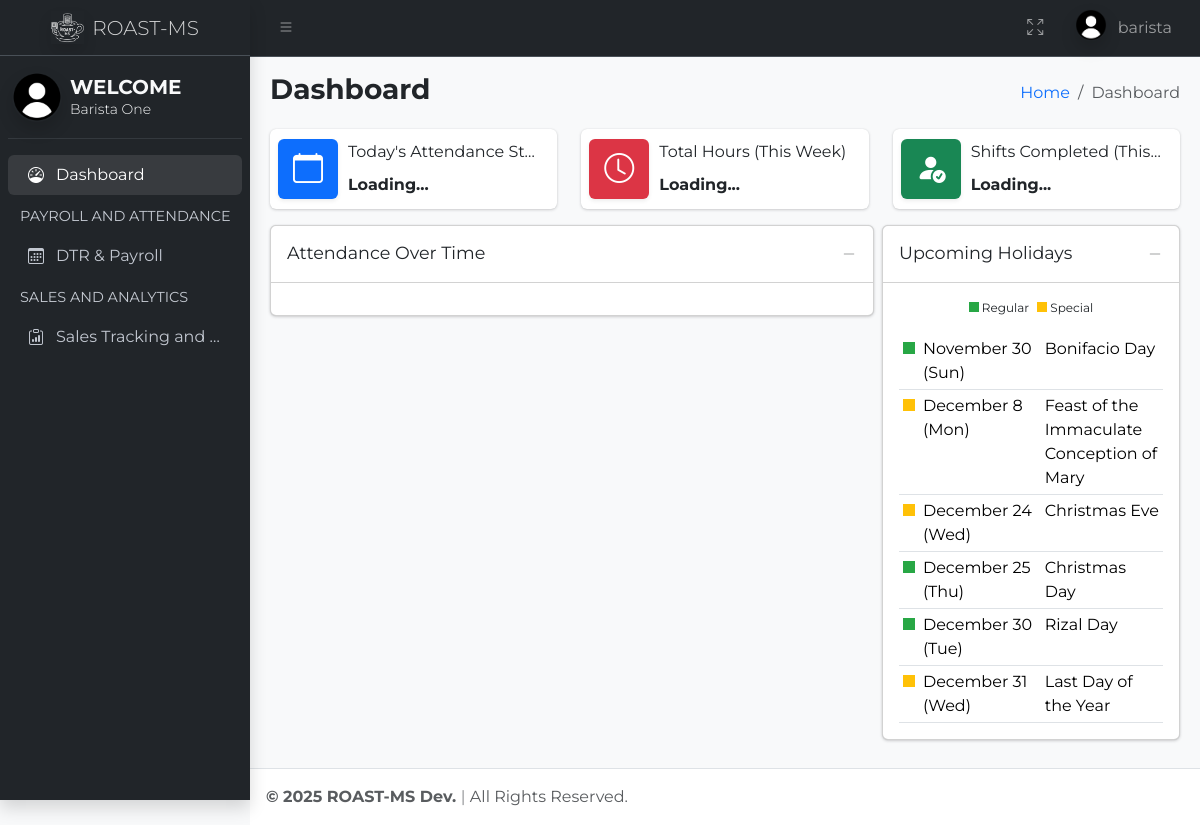
Page /pages/barista/dashboard.php (signed in) on the committed database.
### tables this page shows
CREATE TABLE `users` (
  `id` int(11) NOT NULL,
  `user_id` char(36) NOT NULL,
  `name` varchar(100) NOT NULL,
  `username` varchar(100) NOT NULL,
  `password` varchar(255) NOT NULL,
  `role` enum('Administrator','Manager','Barista') NOT NULL DEFAULT 'Barista',
  `created_at` timestamp NOT NULL DEFAULT current_timestamp(),
  `picture` varchar(255) DEFAULT '/roast-ms/assets/images/default-150x150.png'
);

CREATE TABLE `holidays` (
  `id` int(11) NOT NULL,
  `holiday_date` date NOT NULL,
  `holiday_name` varchar(255) NOT NULL,
  `holiday_type` enum('Regular','Special') NOT NULL
);

### auth.php (called while the page is built, shortened)
<?php
function getUsername() {
    return $_SESSION['username'] ?? null;
}
function getFullname() {
    return $_SESSION['name'] ?? null;
}
function userID() {
    return $_SESSION['uid'] ?? null;
}
?>

### pages/barista/dashboard.php (the view, shortened to what this page needs)
<?php
require_once $_SERVER['DOCUMENT_ROOT'] . '/roast-ms/auth.php';
$id = userID();
?>
<!DOCTYPE html>
<html lang="en">
<head>
  <link rel="stylesheet" href="https://cdn.jsdelivr.net/npm/overlayscrollbars@2.10.1/styles/overlayscrollbars.min.css"
 />
  <link rel="stylesheet" href="https://cdn.jsdelivr.net/npm/bootstrap-icons@1.11.3/font/bootstrap-icons.min.css"
 />
  <link rel="stylesheet" href="/roast-ms/assets/css/style.css" />
  <link rel="stylesheet" href="/roast-ms/assets/css/adminlte.css" />
  <link rel="stylesheet" href="https://cdn.jsdelivr.net/npm/apexcharts@3.37.1/dist/apexcharts.css"
 />
</head>
<body class="layout-fixed sidebar-expand-lg sidebar-mini bg-body-tertiary">
  <?php
  $query = $conn->prepare("SELECT picture FROM users WHERE user_id = ?");
  $query->bind_param("s", $id);
  $query->execute();
  $result = $query->get_result()->fetch_assoc();
  $picture = !empty($result['picture']) ? $result['picture'] : '/roast-ms/assets/images/default-150x150.png';
  ?>
  <div class="app-wrapper">
    <nav class="app-header navbar navbar-expand bg-dark" data-bs-theme="dark">
      <div class="container-fluid">
        <ul class="navbar-nav">
          <li class="nav-item">
            <a class="nav-link" data-lte-toggle="sidebar" href="#" role="button">
              <i class="bi bi-list"></i>
            </a>
          </li>
        </ul>
        <ul class="navbar-nav ms-auto">
          <li class="nav-item">
            <a class="nav-link" href="#" data-lte-toggle="fullscreen">
              <i data-lte-icon="maximize" class="bi bi-arrows-fullscreen"></i>
            </a>
          </li>
          <li class="nav-item dropdown user-menu">
            <a href="#" class="nav-link dropdown-toggle" data-bs-toggle="dropdown">
              <img src="<?php echo htmlspecialchars($picture); ?>" class="user-image rounded-circle shadow"
                alt="User" />
              <span class="d-none d-md-inline"><?php echo getUsername(); ?></span>
            </a>
          </li>
        </ul>
      </div>
    </nav>
    <aside class="app-sidebar bg-dark shadow" data-bs-theme="dark">
      <div class="sidebar-brand">
        <a href="dashboard.php" class="brand-link">
          <img src="/roast-ms/assets/images/logo.png" alt="Logo" class="brand-image opacity-75 shadow" />
          <span class="brand-text fw-light">ROAST-MS</span>
        </a>
      </div>
      <div class="sidebar-wrapper">
        <div class="user-panel py-2 d-flex align-items-center">
          <div class="image">
            <img width="50" src="<?php echo htmlspecialchars($picture); ?>" class="rounded-circle shadow ms-1 me-2"
              alt="User Image">
          </div>
          <div class="info">
            <a
              class="d-block nav-link text-light brand-text text-decoration-none overflow-hidden text-nowrap lh-1 fs-5 fw-bold">WELCOME<br><span
                class="fw-light fs-7"><?php echo getFullname(); ?></span></a>
          </div>
        </div>
        <hr class="text-secondary my-2">
        <nav class="mt-3">
          <ul class="nav sidebar-menu flex-column" data-lte-toggle="treeview" role="menu" data-accordion="false">
            <li class="nav-item">
              <a class="nav-link active">
                <i class="nav-icon bi bi-speedometer"></i>
                <p>Dashboard</p>
              </a>
            </li>
            <li class="nav-header">PAYROLL AND ATTENDANCE</li>
            <li class="nav-item">
              <a href="dtr.php" class="nav-link">
                <i class="nav-icon bi bi-calendar3"></i>
                <p>DTR & Payroll</p>
              </a>
            </li>
            <li class="nav-header">SALES AND ANALYTICS</li>
            <li class="nav-item">
              <a href="salestracking.php" class="nav-link">
                <i class="nav-icon bi bi-clipboard-data"></i>
                <p>Sales Tracking and Forecasting</p>
              </a>
            </li>
          </ul>
        </nav>
      </div>
    </aside>
    <main class="app-main">
      <div class="app-content-header">
        <div class="container-fluid">
          <div class="row">
            <div class="col-sm-6">
              <h3 class="mb-0 fw-bold">Dashboard</h3>
            </div>
            <div class="col-sm-6">
              <ol class="breadcrumb float-sm-end">
                <li class="breadcrumb-item"><a href="dashboard.php">Home</a></li>
                <li class="breadcrumb-item active" aria-current="page">Dashboard</li>
              </ol>
            </div>
          </div>
        </div>
      </div>
      <div class="app-content">
        <div class="container-fluid">
          <div class="row d-flex justify-content-center">
            <div class="col-12 col-sm-6 col-md-4">
              <div class="info-box d-flex align-items-center rounded">
                <span class="info-box-icon text-bg-primary shadow-sm d-flex align-items-center justify-content-center" style="width: 60px; height: 60px;">
                  <i class="bi bi-calendar"></i>
                </span>
                <div class="info-box-content flex-grow-1 text-truncate">
                  <span class="info-box-text">Today's Attendance Status</span>
                  <span class="info-box-number attendance-status text-truncate">Loading...</span>
                </div>
              </div>
            </div>
            <div class="col-12 col-sm-6 col-md-4">
              <div class="info-box d-flex align-items-center rounded">
                <span class="info-box-icon text-bg-danger shadow-sm d-flex align-items-center justify-content-center" style="width: 60px; height: 60px;">
                  <i class="bi bi-clock"></i>
                </span>
                <div class="info-box-content flex-grow-1 text-truncate">
                  <span class="info-box-text">Total Hours (This Week)</span>
                  <span class="info-box-number total-hours-week text-truncate">Loading...</span>
                </div>
              </div>
            </div>
            <div class="col-12 col-sm-6 col-md-4">
              <div class="info-box d-flex align-items-center rounded">
                <span class="info-box-icon text-bg-success shadow-sm d-flex align-items-center justify-content-center" style="width: 60px; height: 60px;">
                  <i class="bi bi-person-fill-check"></i>
                </span>
                <div class="info-box-content flex-grow-1 text-truncate">
                  <span class="info-box-text">Shifts Completed (This Month)</span>
                  <span class="info-box-number shifts-completed text-truncate">Loading...</span>
                </div>
              </div>
            </div>
          </div>
          <div class="row g-2">
            <div class="col-md-12 col-lg-8">
              <div class="card mb-3">
                <div class="card-header">
                  <h5 class="card-title">Attendance Over Time</h5>
                  <div class="card-tools">
                    <button type="button" class="btn btn-tool" data-lte-toggle="card-collapse">
                      <i data-lte-icon="collapse" class="bi bi-dash-lg"></i>
                    </button>
                  </div>
                </div>
                <div class="card-body">
                </div>
              </div>
            </div>
            <div class="col-md-12 col-lg-4">
              <div class="card mb-3">
                <div class="card-header">
                  <h5 class="card-title">Upcoming Holidays</h5>
                  <div class="card-tools">
                    <button type="button" class="btn btn-tool" data-lte-toggle="card-collapse">
                      <i data-lte-icon="collapse" class="bi bi-dash-lg"></i>
                    </button>
                  </div>
                </div>
                <div class="card-body">
                  <div class="row">
                    <small class="d-flex justify-content-center" style="font-size: 12px;">
                      <p class="me-2">
                        <span style="display:inline-block;width:10px;height:10px;background-color:#28a745;"></span> Regular
                      </p>
                      <p>
                        <span style="display:inline-block;width:10px;height:10px;background-color:#ffc107;"></span> Special
                      </p>
                    </small>
                  </div>
                  <table class="table table-sm table-hover mb-0">
                    <tbody>
                      <?php
                      $query = "SELECT holiday_date, holiday_name, holiday_type
                      FROM holidays
                      WHERE holiday_date >= CURDATE()
                      ORDER BY holiday_date ASC";
                      $result = $conn->query($query);
                      while ($row = $result->fetch_assoc()):
                        $date = date_create($row['holiday_date']);
                        $formatted_date = date_format($date, 'F j (D)');
                        $color = $row['holiday_type'] === 'Regular' ? '#28a745' : '#ffc107';
                      ?>
                        <tr>
                          <td>
                            <span style="display:inline-block;width:12px;height:12px;background-color:<?= $color ?>;"></span>
                          </td>
                          <td><?= htmlspecialchars($formatted_date) ?></td>
                          <td style="max-width:150px;" title="<?= htmlspecialchars($row['holiday_name']) ?>">
                            <?= htmlspecialchars($row['holiday_name']) ?>
                          </td>
                        </tr>
                      <?php endwhile; ?>
                    </tbody>
                  </table>
                </div>
              </div>
            </div>
          </div>
        </div>
      </div>
    </main>
    <footer class="app-footer">
      <strong>
        © <span id="year"></span> ROAST-MS Dev. <span class="fw-light">|</span>
      </strong>
      All Rights Reserved.
    </footer>
  </div>
</body>
</html>

### assets/css/style.css (style rules this page uses)
* { font-family: "Montserrat", serif; font-style: normal; scroll-behavior: smooth; }

### rows in the picture
users: picture (picture)
holidays: holiday_date "November 30 (Sun)", holiday_name "Bonifacio Day"
holidays: holiday_date "December 8 (Mon)", holiday_name "Feast of the Immaculate Conception of Mary"
holidays: holiday_date "December 24 (Wed)", holiday_name "Christmas Eve"
holidays: holiday_date "December 25 (Thu)", holiday_name "Christmas Day"
holidays: holiday_date "December 30 (Tue)", holiday_name "Rizal Day"
holidays: holiday_date "December 31 (Wed)", holiday_name "Last Day of the Year"

### other values in the picture
getUsername() "barista"
getFullname() "Barista One"
